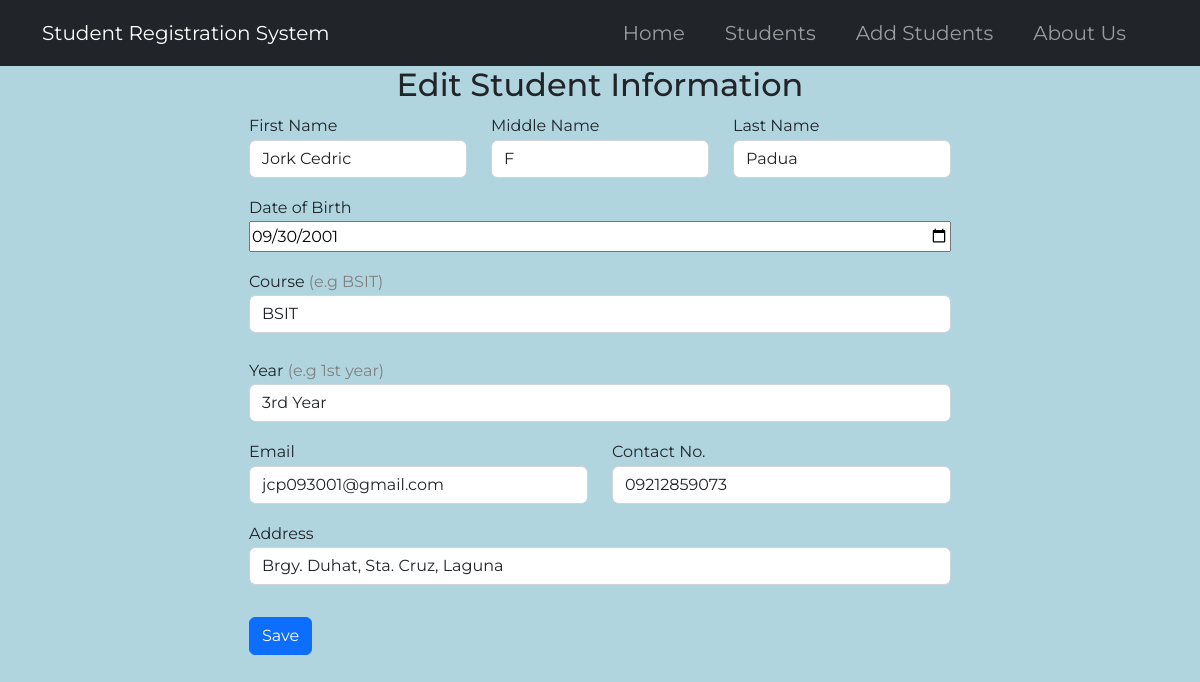
/4/edit, run on the app's committed database.
### tables this page shows
CREATE TABLE students (
    stud_ID INTEGER PRIMARY KEY AUTOINCREMENT,
    stud_fname TEXT NOT NULL,
    stud_mname TEXT,
    stud_lname TEXT NOT NULL,
    stud_dob DATE NOT NULL,
    stud_course TEXT NOT NULL,
    stud_year TEXT NOT NULL,
    stud_email TEXT NOT NULL,
    stud_contact TEXT NOT NULL,
    stud_address TEXT NOT NULL
);

### app.py (the view, shortened to what this page needs)
@app.route('/<int:ID>/edit', methods=('GET','POST'))
def edit(ID):
    student = get_student(ID)
    return render_template('edit.html', student=student)

### app.py (called while the page is built)
def get_db_connection():
    conn = sqlite3.connect('database.db')
    conn.row_factory = sqlite3.Row
    return conn

def get_student(ID):
    conn = get_db_connection()
    students = conn.execute('SELECT * FROM students WHERE stud_ID = ?', (ID,)).fetchone()
    conn.close()
    if students is None:
        abort(404)
    return students

### templates/edit.html
{% extends 'base.html' %}
{% block content%}
<h2 class="text-center">{%block title%} Edit Student Information {%endblock%}</h2>
<section class="d-flex flex-column justify-content-center align-items-center">
    <form method="post" class=" d-flex flex-column gap-3">
        <div class="form-group d-flex  gap-4">
            <div class="name">
                <label for="first-name">First Name</label>
                <input type="text" name="first-name" placeholder="Enter your first name" class="form-control"
                    value="{{ request.form['stud_fname'] or student['stud_fname'] }}" required>
            </div>
            <div class="name">
                <label for="middle-name">Middle Name</label>
                <input type="text" name="middle-name" placeholder="Enter your middle name" class="form-control"
                    value="{{ request.form['stud_mname']  or student['stud_mname'] }}">
            </div>
            <div class="name">
                <label for="last-name">Last Name</label>
                <input type="text" name="last-name" placeholder="Enter your last name" class="form-control"
                    value="{{ request.form['stud_lname']  or student['stud_lname'] }}" required>
            </div>
        </div>
        <div class="form-group d-flex flex-column">
            <label for="">Date of Birth</label>
            <input type="date" name="dob" value="{{ request.form['stud_dob']  or student['stud_dob'] }}" required>
        </div>
        <div class="form-group d-flex flex-column gap-4">
            <div class="col">
                <label for="course">Course <span style="color: gray;">(e.g BSIT)</span></label>
                <input type="text" name="course" placeholder="Enter your course" class="form-control"
                    value="{{ request.form['stud_course']  or student['stud_course'] }}" required>
            </div>
            <div class="col">
                <label for="year">Year <span style="color: gray;">(e.g 1st year)</span></label>
                <input type="text" name="year" placeholder="Enter your year level" class="form-control"
                    value="{{ request.form['stud_year']  or student['stud_year'] }}" required>
            </div>
        </div>
        <div class="form-group d-flex gap-4">
            <div class="col">
                <label for="email">Email</label>
                <input type="email" name="email" id="email" placeholder="Enter your email" class="form-control"
                    value="{{ request.form['stud_email']  or student['stud_email']}}" required>
            </div>
            <div class="col">
                <label for="contact">Contact No.</label>
                <input type="tel" name="contact" id="contact" placeholder="Enter your Contact No." class="form-control"
                    value="{{ request.form['stud_contact']  or student['stud_contact'] }}">
            </div>
        </div>
        <div class="form-group">
            <label for="address">Address</label>
            <input type="tel" name="address" id="address" placeholder="Enter your address" class="form-control"
                value="{{ request.form['stud_address']  or student['stud_address']}}">
        </div>
        <div class="form-group mt-3">
            <button type="submit" class="btn btn-primary">Save</button>
        </div>
    </form>
</section>
{% endblock %}

### static/css/style.css (style rules this page uses)
:root { --card-box: #537FA4; --bg-color: #B1D5DE; }
body { font-family: 'Montserrat', sans-serif; line-height: 1.7; background-color: var(--bg-color); }

### data on the page
students: first-name "Jork Cedric", middle-name "F", last-name "Padua", dob "09/30/2001", course "BSIT", year "3rd Year", email "jcp093001@gmail.com", contact "09212859073", address "Brgy. Duhat, Sta. Cruz, Laguna"
